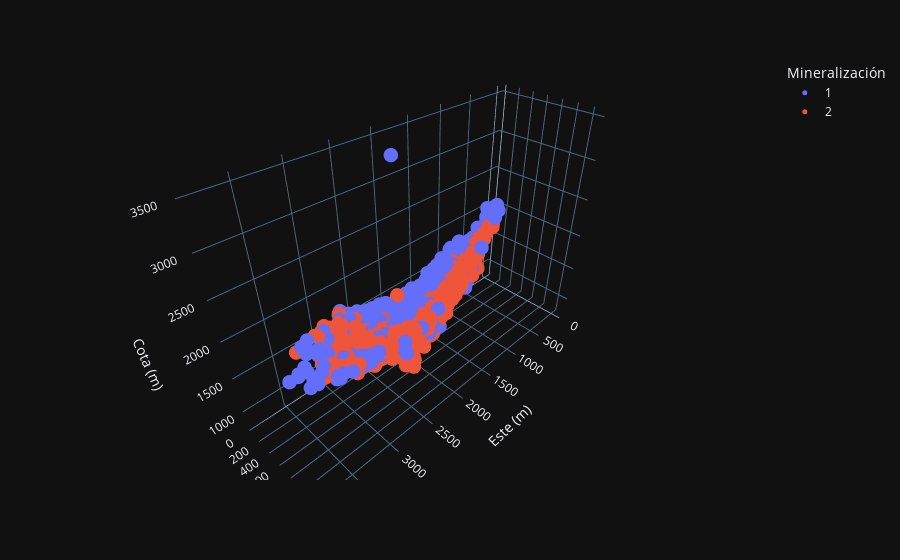

Notebook cell for this chart:
### Markdown cell above
## Visualización de variables categoricas
### Mineralización

### Code cell
categorical = 'Mineralización'
data_frame[categorical] = data_frame[categorical].astype('str')
figure = px.scatter_3d(data_frame, x='Este (m)', y='Norte (m)', z='Cota (m)', color=categorical)
figure.update_traces(marker=dict(size=5.0))
figure.show()

### Figure 1 — Plotly figure (JSON) as saved in the notebook; plotly's stock layout.template omitted (floating-point values rounded to 4 significant figures; data arrays with more than 128 entries replaced by an {"elided": "..."} marker saying what was removed)
{"data": [{"hovertemplate": "Mineralización=1<br>Este (m)=%{x}<br>Norte (m)=%{y}<br>Cota (m)=%{z}<extra></extra>", "legendgroup": "1", "marker": {"color": "#636efa", "symbol": "circle", "size": 5.0}, "mode": "markers", "name": "1", "scene": "scene", "showlegend": true, "x": {"elided": "644 float values"}, "y": {"elided": "644 float values"}, "z": {"elided": "644 float values"}, "type": "scatter3d"}, {"hovertemplate": "Mineralización=2<br>Este (m)=%{x}<br>Norte (m)=%{y}<br>Cota (m)=%{z}<extra></extra>", "legendgroup": "2", "marker": {"color": "#EF553B", "symbol": "circle", "size": 5.0}, "mode": "markers", "name": "2", "scene": "scene", "showlegend": true, "x": {"elided": "468 float values"}, "y": {"elided": "468 float values"}, "z": {"elided": "468 float values"}, "type": "scatter3d"}], "layout": {"scene": {"domain": {"x": [0.0, 1.0], "y": [0.0, 1.0]}, "xaxis": {"title": {"text": "Este (m)"}}, "yaxis": {"title": {"text": "Norte (m)"}}, "zaxis": {"title": {"text": "Cota (m)"}}}, "legend": {"title": {"text": "Mineralización"}, "tracegroupgap": 0}, "margin": {"t": 60}}}
